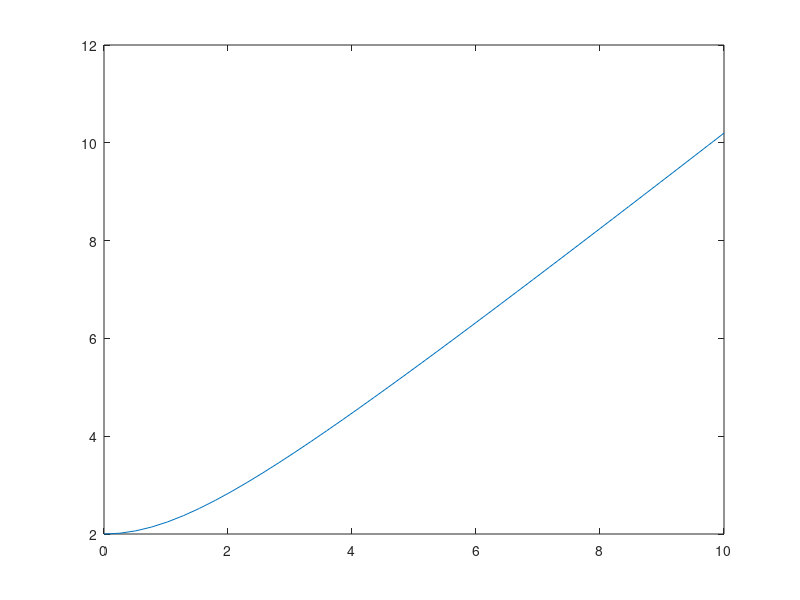

Reproduce this figure in MATLAB. (Note: this script raises an error after producing the figure.)
% clear workspace
clear
% set x as a range of 40 values between 0 and 10
x = linspace(0, 10, 40);
% set f as an anonymous function that takes two arguments
f = @(u, a) sqrt(u .^ 2 + a .^ 2);
% set y1 as the result of f applied to x and 2
y1 = f(x, 2);
% plot x and y1
plot(x, y1);
% calculate the mean of y1 as M
M = mean(y1);
% multiply M by 0.1 and set to A
A = M * 0.1;
% set z as the result of do_array_3 applied A, 0, and 20
z = do_array_3(A, 0, 20);
% add z and y1 and set to w
w = z + y1;
% plot x and w and allow additional plots to be added
hold on;
plot(x, w);
% set y2 as the result of f applied to x and 9
y2 = f(x, 9);
% plot x and y2
plot(x, y2);
% set t as the result of do_array_3 applied to 1.1,0.9,20
t = do_array_3(1.1, 0.9, 20);
% multiply t by y2 and set to v
v = t .* y2;
% plot x and v
plot(x, v);
